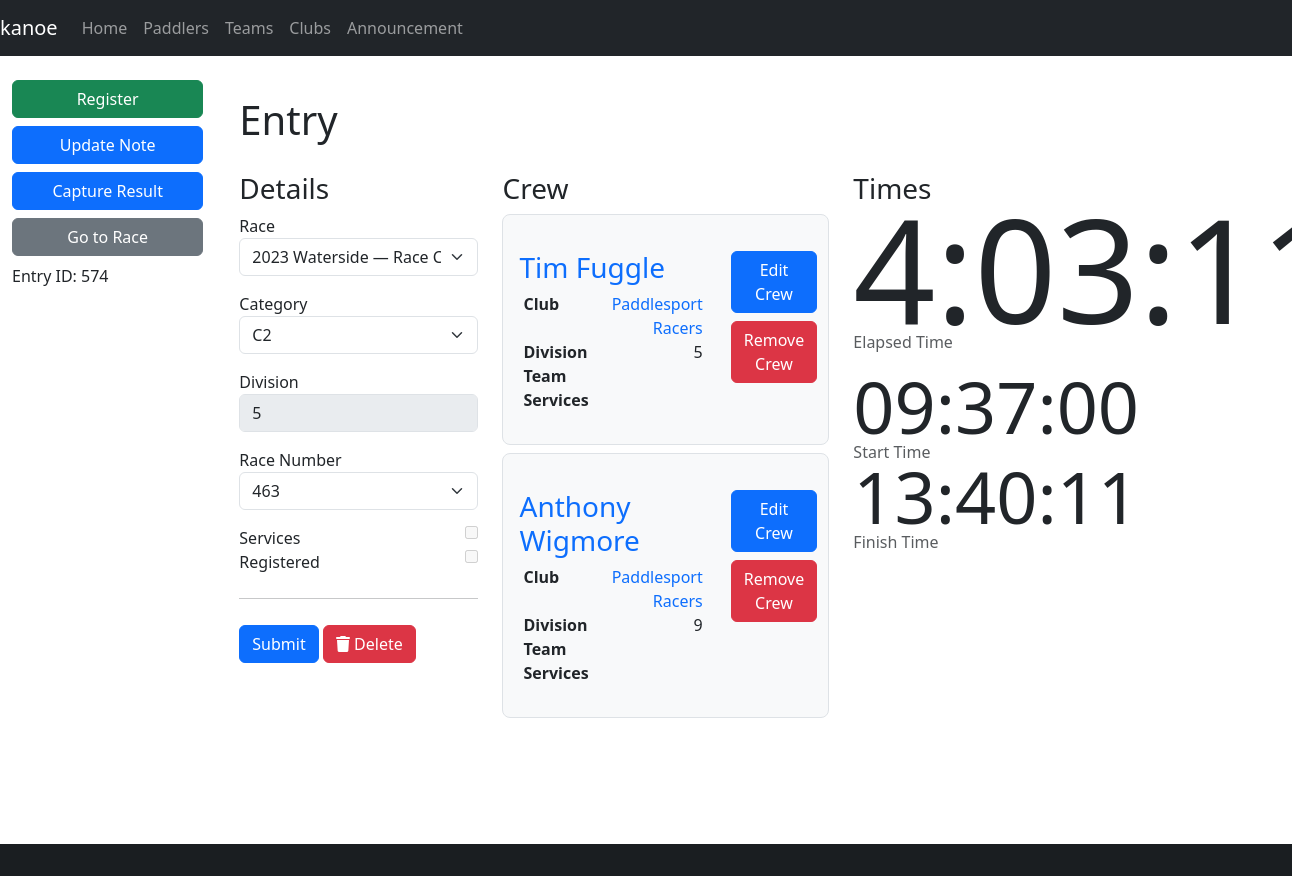
/entry/574, run on an earlier commit of the app's database.
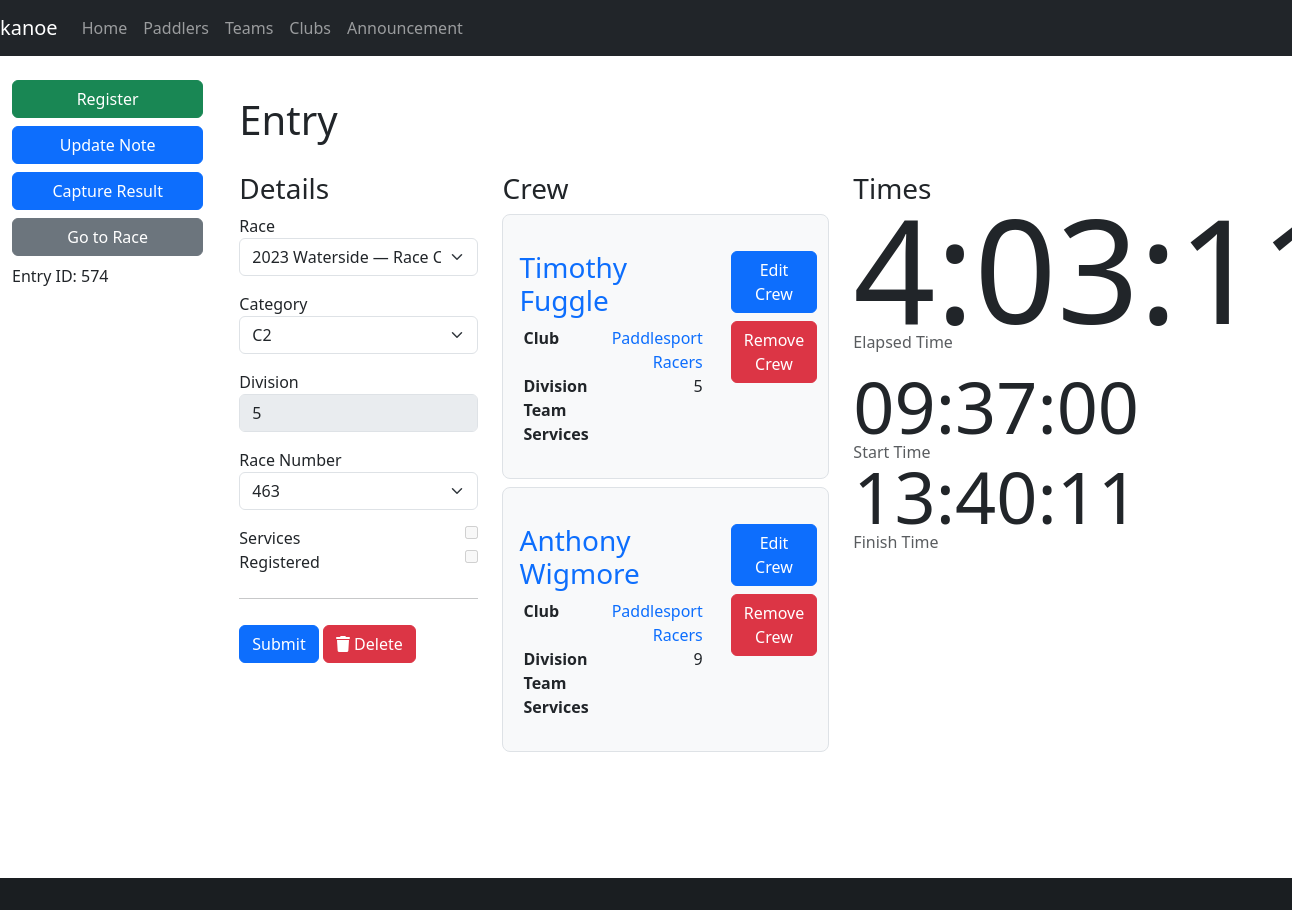
And on a later commit of the database.
### database/database/entry.py (models this page shows, shortened)
class Entry(Base):
    __tablename__ = "entry"
    id = Column(Integer, primary_key=True)
    race_id = Column(Integer, ForeignKey(Race.id), index=True)
    category_id = Column(Integer, ForeignKey(Category.id), index=True)
    boat_type = Column(boat_type, index=True)
    entry_number = Column(Integer)
    series_id = Column(Integer, ForeignKey(Series.id), index=True)
    time_start = Column(String)
    time_finish = Column(String)
    time_adjustment = Column(Integer)
    registered = Column(Boolean, default=False, nullable=False)
    retired = Column(Boolean, default=False, nullable=False)
    scratched = Column(Boolean, default=False, nullable=False)
    disqualified = Column(Boolean, default=False, nullable=False)
    note = Column(Text)
    category = relationship(Category, backref="entries", lazy="joined")
    race = relationship(Race, backref="entries", lazy="joined")
    race_number = relationship("Number", secondary="number_entry", uselist=False)
    crews = relationship("Crew", lazy="joined", order_by="Crew.paddler_id")
    @property
    def division(self):
        if self.crews:
            divisions = [crew.paddler.division for crew in self.crews]
            divisions = [division for division in divisions if division is not None]
            if divisions:
                return min(divisions)
        return None
    @property
    def time(self):
        if self.time_start and self.time_finish:
            time_start = datetime.datetime.strptime(self.time_start, "%H:%M:%S")
            time_finish = datetime.datetime.strptime(self.time_finish, "%H:%M:%S")
            return (
                time_finish
                - time_start
                + datetime.timedelta(seconds=(self.time_adjustment or 0))
            )
        else:
            return None
    @property
    def crew_complete(self):
        return len(self.crews) >= self.category.crew_count
    @property
    def services(self):
        services = [crew.services for crew in self.crews]
        return len(services) > 0 and all(services)

### database/database/crew.py (models this page shows, shortened)
class Crew(Base):
    __tablename__ = "crew"
    id = Column(Integer, primary_key=True)
    paddler_id = Column(Integer, ForeignKey(Paddler.id), index=True)
    club_id = Column(String(3), ForeignKey(Club.id), index=True)
    entry_id = Column(Integer, ForeignKey(Entry.id), index=True)
    team_id = Column(Integer, ForeignKey(Team.id), index=True)
    services = Column(Boolean, server_default=expression.false())
    due = Column(Numeric)
    paid = Column(Numeric)
    team = relationship(Team, backref="crews", lazy="joined")
    paddler = relationship(Paddler, backref="crews", lazy="joined")
    club = relationship("Club", backref="crews", lazy="joined")
    entry = relationship(Entry, lazy="joined", overlaps="crews")

### database/database/paddler.py (models this page shows, shortened)
class Paddler(Base):
    __tablename__ = "paddler"
    id = Column(Integer, primary_key=True)
    bcu = Column(Integer)  # BCU = British Canoe Union
    bcu_expiry = Column(Date)
    division = Column(Integer)
    title = Column(String)
    first = Column(String)
    middle = Column(String)
    last = Column(String)
    suffix = Column(String)
    dob = Column(Date)
    address = Column(String)
    email = Column(String)
    phone = Column(String)
    emergency_name = Column(String)
    emergency_phone = Column(String)
    age_group_id = Column(Integer, ForeignKey(AgeGroup.id), index=True)
    age_group = relationship(AgeGroup, backref="paddlers", lazy="joined")
    @hybrid_property
    def name(self):
        return combine_names(self.first, self.middle, self.last)

### database/database/club.py (models this page shows, shortened)
class Club(Base):
    __tablename__ = "club"
    id = Column(Integer, primary_key=True)
    name = Column(String)
    code_regex = Column(String())
    services = Column(Boolean, server_default=expression.false())
    def __str__(self):
        return f"{self.name}"

### kanoe/views/entry.py (the view, shortened to what this page needs)
@blueprint.route("/entry/<entry_id>", methods=("GET", "POST"))
@blueprint.route("/entry/", defaults={"entry_id": None}, methods=("GET", "POST"))
@login_required
def entry(entry_id):
    entry = session.get(db.Entry, entry_id)
    race_id = request.args.get("race_id")
    races = session.query(db.Race)
    if race_id:
        races = races.filter(db.Race.id == race_id)
    races = races.all()
    categories = session.query(db.Category).all()
    if entry:
        taken = (
            session.query(db.NumberAllocation.number_id)
            .join(db.Entry, db.NumberAllocation.entry_id == db.Entry.id)
            .filter(db.Entry.race_id == entry.race_id)
            .subquery()
        )
        numbers = (
            session.query(db.Number.id)
            .join(taken, db.Number.id == taken.c.number_id, isouter=True)
            .filter(
                (db.Number.lost == False) | (db.Number.lost == None)  # noqa: E711, E712
            )
            .order_by(db.Number.id)
        )
        if entry.race_number:
            numbers = numbers.filter(
                (taken.c.number_id == entry.race_number.id)
                | (taken.c.number_id == None)  # noqa: E711
            )
        else:
            numbers = numbers.filter((taken.c.number_id == None))  # noqa: E711
        numbers = [r.id for r in numbers]
    else:
        numbers = []
    return render_template(
        "entry.j2",
        entry=entry,
        categories=categories,
        races=races,
        numbers=numbers,
    )

### database/database/category.py (called while the page is built)
    def __str__(self):
        return self.label

    def __eq__(self, other):
        return self.label == other

    @property
    def crew_count(self):
        return int(re.sub("[^12]+", "", self.label))

### database/database/paddler.py (called while the page is built)
def combine_names(first, middle, last):
    name = [first, middle, last]
    name = list(filter(lambda item: item is not None, name))
    name = " ".join(name)
    name = name.strip()
    return name

### database/database/race.py (called while the page is built)
    def __str__(self):
        return "%s (%s)" % (self.name, self.date)

### kanoe/templates/entry.j2 (shortened to what this page needs)
{% extends "base-fluid.j2" %}
{% from "macros.j2" import find_value, button_delete %}
{% block content %}
<h1>Entry</h1>
<div class="row">
  <div class="col-md-3">
    <h3>Details</h3>
    <form method="post">
      <div>
        <div class="mb-3">
          <label for="race">Race</label>
          <select class="form-select" class="form-control" id="race_id" name="race_id">
            {% for race in races %}
            <option value="{{ race.id }}" {% if entry.race==race %} selected{% endif %}>{{ race }}</option>
            {% endfor %}
          </select>
        </div>
        <div class="mb-3">
          <label for="race">Category</label>
          <select class="form-select" class="form-control" id="category_id" name="category_id">
            {% for category in categories %}
            <option value="{{ category.id }}" {% if (entry.category==category) %} selected{% endif %}>{{ category }}
            </option>
            {% endfor %}
          </select>
        </div>
        <div class="mb-3">
          <label for="division">Division</label>
          <input type="number" class="form-control" disabled
            value="{{ find_value(request.form['division'], entry.division) }}">
        </div>
        <div class="mb-3">
          <label for="division">Race Number</label>
          <select class="form-select" class="form-control" id="race_number" name="race_number" >
            {% for number in numbers %}
            <option {% if number==entry.race_number.id %} selected{% endif %}>{{ number }}</option>
            {% endfor %}
          </select>
        </div>
        <div>
          <label for="services">Services</label>
          <input type="checkbox" disabled{% if entry.services %} checked{% endif %} style="float: right;">
        </div>
        <div>
          <label for="registered">Registered</label>
          <input type="checkbox" disabled{% if entry.registered %} checked{% endif %} style="float: right;">
        </div>
      </div>
      <hr class="my-4">
      <button type="submit" class="btn btn-primary">Submit</button>
      {{ button_delete() }}
    </form>
  </div>
  <div class="col-md-4">
    <h3>Crew</h3>
    {% for crew in entry.crews %}
    <div class="h-30 p-3 mb-2 bg-light border rounded-3">
      <div class="row">
        <div class="col-md-8">
          <h3><a href="{{ url_for('kanoe.paddler', paddler_id=crew.paddler.id) }}">{{ crew.paddler.name }}</a></h3>
          <table class="table table-sm table-borderless">
            <tr>
              <th>Club</th>
              <td style="text-align: right;">
                <a href="{{ url_for('kanoe.club', club_id=crew.club.id) }}">{% if crew.club %}{{ crew.club }}{% endif
                  %}</a>
              </td>
            </tr>
            <tr>
              <th>Division</th>
              <td style="text-align: right;">{{ crew.paddler.division or "" }}</td>
            </tr>
            <tr>
              <th>Team</th>
              <td style="text-align: right;">
              </td>
            </tr>
            <tr>
              <th>Services</th>
              <td style="text-align: right;" class="services">
              </td>
            </tr>
          </table>
        </div>
        <div class="col-md-4">
          <ul class="nav flex-column">
            <li class="nav-item d-grid mb-2">
              <a href="{{ url_for('kanoe.crew', crew_id=crew.id) }}" class="btn btn-primary">Edit Crew</a>
            </li>
            <li class="nav-item d-grid mb-2">
              <a href="{{ url_for('kanoe.crew_delete', crew_id=crew.id) }}" class="btn btn-danger">Remove Crew</a>
            </li>
          </ul>
        </div>
      </div>
    </div>
    {% endfor %}
  </div>
  <div class="col-md-4">
    <h3>Times</h3>
    <div class="times">
      {% if entry.time %}
      <div class="time-elapsed">
        {{ entry.time }}
      </div>
      <div class="text-muted">Elapsed Time</div>
      {% endif %}
      <div class="mt-4">
        {% if entry.time_start %}
        <div class="time-start-finish">
          {{ entry.time_start }}
        </div>
        <div class="text-muted">Start Time</div>
        {% endif %}
        {% if entry.time_finish %}
        <div class="time-start-finish mt-1">
          {{ entry.time_finish }}
        </div>
        <div class="text-muted">Finish Time</div>
        {% endif %}
      </div>
    </div>
  </div>
</div>
{% endblock %}
{% block sidebar %}
{% include 'sidebar-entry.j2' %}
{% endblock %}

### kanoe/templates/base-fluid.j2 (shortened to what this page needs)
{% import 'common/colour.j2' as colour %}
<!doctype html>
<html lang="en">
<head>
    {% block head %}
    {% include 'common/load-css.j2' %}
    {% endblock %}
</head>
<body>
    <header>
        {% include 'common/navbar.j2' %}
    </header>
    <div class="container-fluid">
        <div class="row">
            <nav class="col-md-2 d-none d-md-block sidebar">
                <div class="sidebar-sticky">
                    {% block sidebar %}
                    {% endblock %}
                </div>
            </nav>
            <main role="main" class="col-md-9 ml-sm-auto col-lg-10 pt-3 px-4">
                {% block content %}
                {% endblock %}
            </main>
        </div>
    </div>
    <footer>
        {% include 'common/footer.j2' %}
    </footer>
</body>
</html>

### kanoe/templates/macros.j2 (shortened to what this page needs)
{% macro find_value(form, variable) -%}
{% if form %}{{ form }}{% else %}{% if variable and variable is not none %}{{ variable }}{% endif %}{%
endif %}
{%- endmacro -%}
{% macro button_delete() -%}
<button type="submit" class="btn btn-danger" name="action" value="delete"><i class="fa fa-trash"></i> Delete</button>
{%- endmacro -%}

### kanoe/templates/common/load-css.j2
<link rel="stylesheet" type="text/css" href="/css/bootstrap-5.3.0.min.css">
<link rel="stylesheet" type="text/css" href="/css/styles.css">
{% include 'common/load-css-font-awesome.j2' %}

### kanoe/templates/common/load-css-font-awesome.j2
<link rel="stylesheet" type="text/css" href="/css/font-awesome-all-6.2.0.min.css">

### kanoe/templates/common/navbar.j2 (shortened to what this page needs)
<nav class="navbar navbar-expand-md navbar-dark fixed-top bg-dark">
    <a class="navbar-brand" href="{{ url_for('kanoe.races') }}">kanoe</a>
    <div class="collapse navbar-collapse" id="navbarsExampleDefault">
        <ul class="navbar-nav mr-auto">
            <li class="nav-item active">
                <a class="nav-link" href="{{ url_for('kanoe.races') }}">Home</a>
            </li>
            {% if session["user"] or config['LOGIN_DISABLED'] %}
            <li class="nav-item active">
                <a class="nav-link" href="{{ url_for('kanoe.paddlers') }}">Paddlers</a>
            </li>
            <li class="nav-item active">
                <a class="nav-link" href="{{ url_for('kanoe.teams') }}">Teams</a>
            </li>
            <li class="nav-item active">
                <a class="nav-link" href="{{ url_for('kanoe.clubs') }}">Clubs</a>
            </li>
            <li class="nav-item active">
                <a class="nav-link" href="{{ url_for('kanoe.announcement') }}">Announcement</a>
            </li>
            {% endif %}
        </ul>
    </div>
</nav>

### kanoe/templates/sidebar-entry.j2
<ul class="nav flex-column">
    {% if not entry.registered %}
    <li class="nav-item d-grid mb-2">
        <a href="{{ url_for('kanoe.entry_register', entry_id=entry.id) }}" class="btn btn-success">Register</a>
    </li>
    {% endif %}
    <li class="nav-item d-grid mb-2">
        <a href="{{ url_for('kanoe.entry_note_update', entry_id=entry.id) }}" class="btn btn-primary">Update Note</a>
    </li>
    {% if entry.race %}
    <li class="nav-item d-grid mb-2">
        <a href="{{ url_for('kanoe.race_results_capture', race_id=entry.race.id) }}" class="btn btn-primary">Capture
            Result</a>
    </li>
    <li class="nav-item d-grid mb-2">
        <a href="{{ url_for('kanoe.race', race_id=entry.race.id) }}" class="btn btn-secondary">Go to Race</a>
    </li>
    {% endif %}
</ul>
{% if entry.id %}
<p>Entry ID: {{ entry.id }}</p>
{% endif %}

### kanoe/templates/common/footer.j2
<div class="footer fixed-bottom mt-auto bg-dark text-center text-white">
  <div class="text-center p-3" style="background-color: rgba(0, 0, 0, 0.2);">
  </div>
</div>

### kanoe/static/css/styles.css (style rules this page uses)
:root { --colour-yellow: #fed00c; --colour-yellow-muted: #ffe269; }
body { padding-top: 60px; }
main { margin-bottom: 100px }
.row > * { margin-top: 20px; }
footer { margin-top: 50px }
hr { height: 3px !important; }
td.services, th.services { text-align: center; }
nav.sidebar ul > li.nav-item { margin-bottom: 0.5rem !important; }
.times .time-elapsed { display: inline-block; font-size: 144px; line-height: 108px; height: 115px; }
.times .time-start-finish { display: inline-block; font-size: 72px; line-height: 56px; height: 60px; }
a { text-decoration: none; }
.table-sm > :not(caption) > * > * { padding-top: 0; padding-bottom: 0; }

What changed in the data, as far as the page shows it:
changed Crew: paddler.name "Tim Fuggle" → "Timothy Fuggle"
